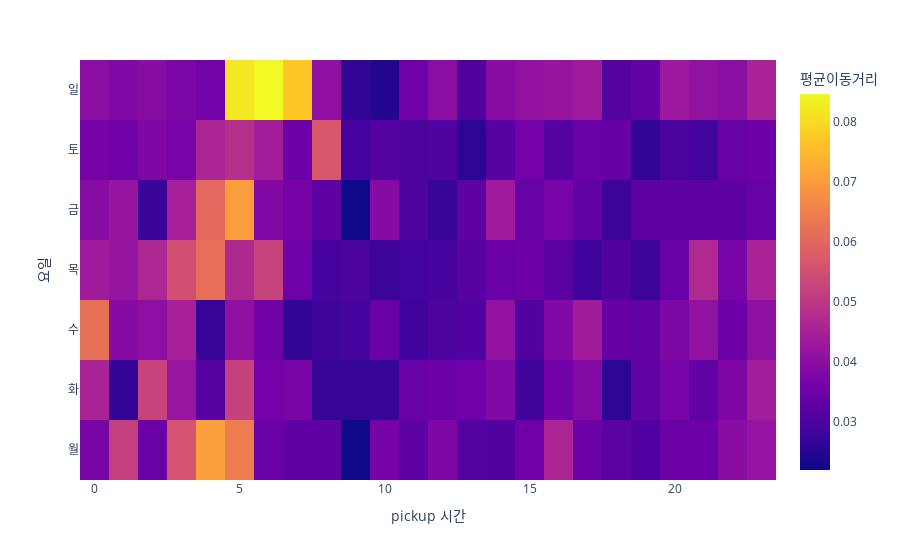

The notebook cell saved with this chart:
### Code cell
tidydata = df.pivot_table(
    index = 'pickup_hour',
    columns = 'dayofweek',
    values = 'dist',
    aggfunc = 'mean'
).stack().reset_index().rename({0:'dist_mean'},axis=1)\
.set_index(['pickup_hour','dist_mean']).apply(lambda x: x.replace({0:'월',1:'화',2:'수',3:'목',4:'금',5:'토',6:'일'})).reset_index()
px.density_heatmap(
    data_frame=tidydata,
    x='pickup_hour',
    y='dayofweek',
    z='dist_mean',
    nbinsx=24,
    nbinsy=7,
    height=450
).update_layout(coloraxis_colorbar=dict(
    title="평균이동거리"),xaxis=dict(title='pickup 시간'),yaxis=dict(title='요일'))

### Figure 1 — Plotly figure (JSON) as saved in the notebook; plotly's stock layout.template omitted (floating-point values rounded to 4 significant figures; data arrays with more than 128 entries replaced by an {"elided": "..."} marker saying what was removed)
{"data": [{"coloraxis": "coloraxis", "histfunc": "sum", "hovertemplate": "pickup_hour=%{x}<br>dayofweek=%{y}<br>sum of dist_mean=%{z}<extra></extra>", "name": "", "nbinsx": 24, "nbinsy": 7, "type": "histogram2d", "x": {"elided": "168 int values"}, "xaxis": "x", "xbingroup": "x", "y": {"elided": "168 str values"}, "yaxis": "y", "ybingroup": "y", "z": {"elided": "168 float values"}}], "layout": {"autosize": true, "coloraxis": {"colorbar": {"title": {"text": "평균이동거리"}}, "colorscale": [[0, "#0d0887"], [0.1111, "#46039f"], [0.2222, "#7201a8"], [0.3333, "#9c179e"], [0.4444, "#bd3786"], [0.5556, "#d8576b"], [0.6667, "#ed7953"], [0.7778, "#fb9f3a"], [0.8889, "#fdca26"], [1, "#f0f921"]]}, "legend": {"tracegroupgap": 0}, "margin": {"t": 60}, "xaxis": {"anchor": "y", "autorange": true, "domain": [0, 1], "range": [-0.5, 23.5], "title": {"text": "pickup 시간"}, "type": "linear"}, "yaxis": {"anchor": "x", "autorange": true, "domain": [0, 1], "range": [-0.5, 6.5], "title": {"text": "요일"}, "type": "category"}}}
